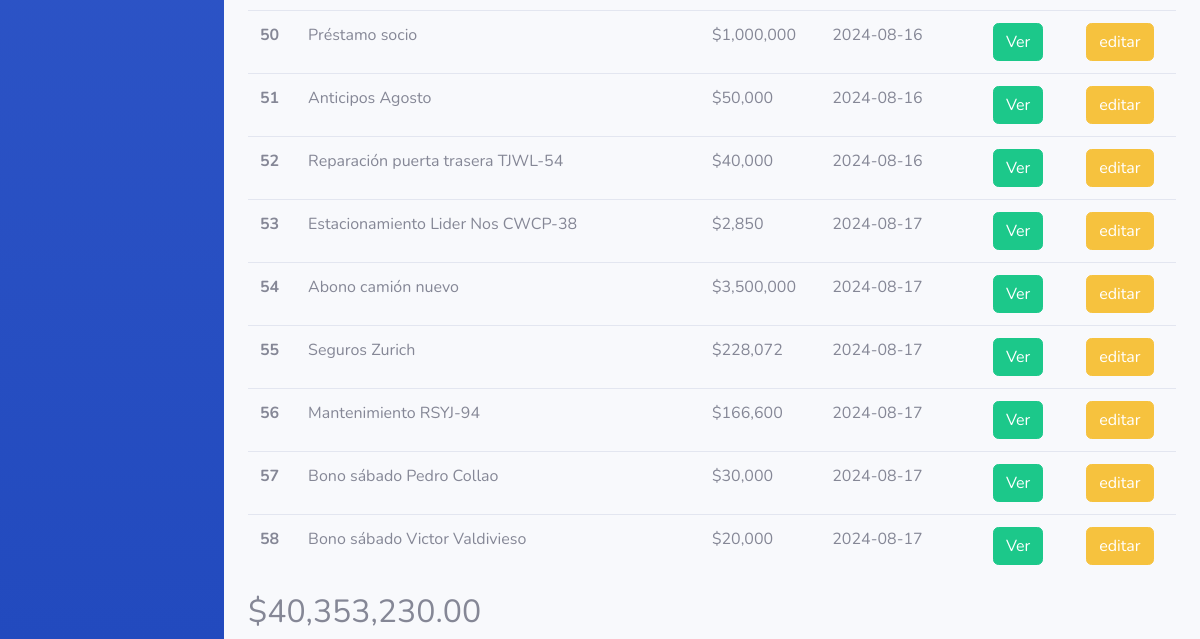
Before: /php/egresosfiltrados.php (lower part) with the older database file.
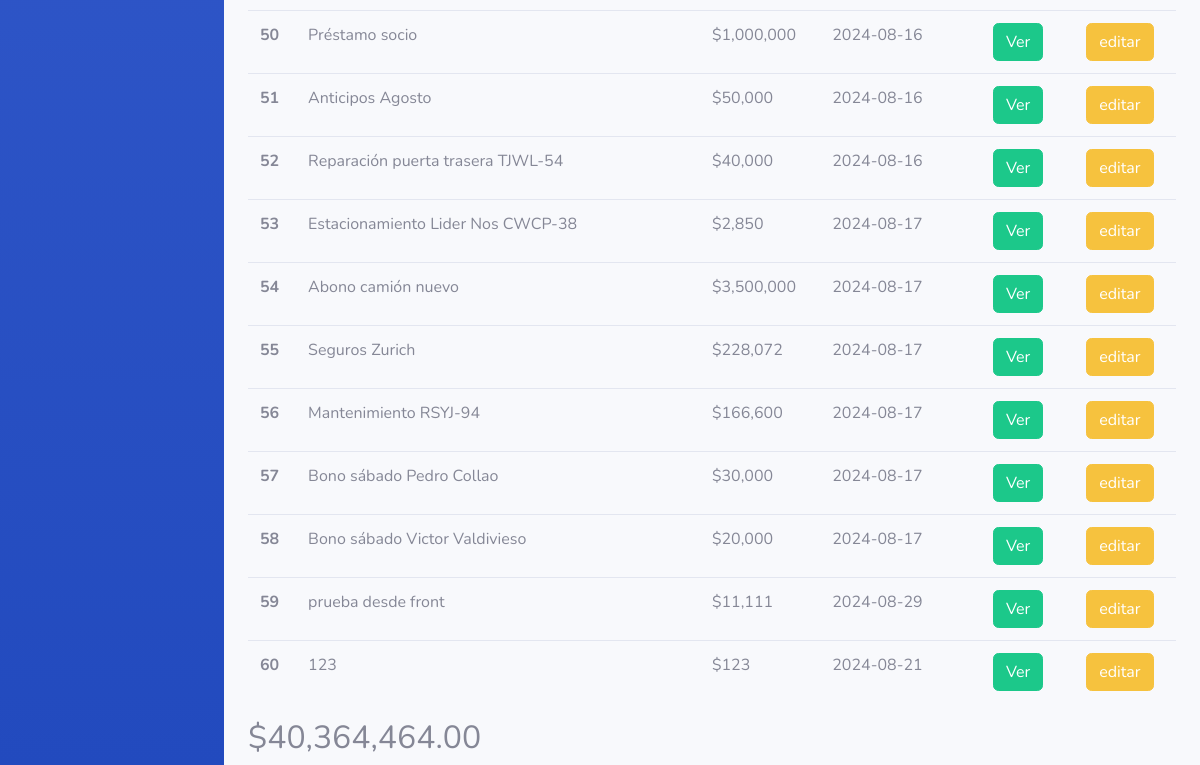
After: the same page with the newer database file.
### tables this page shows
CREATE TABLE `egresosmanuales` (
  `idEgresosManuales` int(11) NOT NULL,
  `descripcionEgresosManuales` text DEFAULT NULL,
  `montoEgresosManuales` double DEFAULT NULL,
  `fechaRegistrada` date DEFAULT NULL
);

### php/egresosmanuales.php (called while the page is built, shortened)
<?php
function sumatoriaEgresosManuales($listarEgresosmanuales)
{
    $total = 0;
    $resultados = $listarEgresosmanuales;
    $tipoderepuesta = gettype($resultados);
    if ($tipoderepuesta == "array") {
        $total = 0;
        foreach ($resultados as $egreso) {
            $total += $egreso['montoEgresosManuales'];
        }
    } else if ($tipoderepuesta == "string") {
        $total = 0;
    }
    return $total;
}
function filtaregresosmanualesporfechas($con,$inicio,$fin){
    $mensaje = "no hay egresos registrados de la fecha: " . $inicio . ' hasta: ' . $fin;
    $usuarios = [];
    $sqlUsuarios = "SELECT * FROM egresosmanuales WHERE 1=1";
    $resultUsuarios = $con->query($sqlUsuarios);
    if ($resultUsuarios->num_rows > 0) {
        while ($rowUsuarios = $resultUsuarios->fetch_assoc()) {
            $usuarios[] = $rowUsuarios;
        }
    } else {
        return $mensaje;
    }
    return $usuarios;
}

### php/egresosfiltrados.php (the view, shortened to what this page needs)
<?php
include_once('conection.php');
include_once('egresosmanuales.php');
$fechaDesde=isset($_POST["desde"])?$_POST["desde"]:'';
$fechaHasta=isset($_POST["hasta"])?$_POST["hasta"]:'';
$egresos=filtaregresosmanualesporfechas($conexion,$fechaDesde,$fechaHasta);
$total=sumatoriaEgresosManuales($egresos);
?>
<!DOCTYPE html>
<html lang="en">
<head>
    <link href="../vendor/fontawesome-free/css/all.min.css" rel="stylesheet" type="text/css">
    <link href="../css/sb-admin-2.min.css" rel="stylesheet">
</head>
<body id="page-top">
    <div id="wrapper">
        <?php
            include_once('menucomponent.php');
            ?>
        <div id="content-wrapper" class="d-flex flex-column">
            <div id="content">
                <div class="container-fluid">
                    <table class="table">
                        <tbody>
                            <?php
                                $tipodeRespuesta=gettype($egresos);
                                if($tipodeRespuesta =='array'){
                                foreach ($egresos as $egreso) {
                                echo '
                                <tr>
                                <th scope="row">'.$egreso['idEgresosManuales'].'</th>
                                <td>'.$egreso['descripcionEgresosManuales'].'</td>
                                <td>$'.number_format($egreso['montoEgresosManuales']).'</td>
                                 <td>'.$egreso['fechaRegistrada'].'</td>
                                <td>
                                <form action="detalleEnvio.php" method="POST">
                                <input type="hidden" id="linkFoto" name="idEnvio" value="'.$egreso['idEgresosManuales'].'" />
                                <button type="submit" class="btn btn-success">Ver</button>
                                </form>
                                </td>
                                 <td>
                                <form action="editarEnvioView.php" method="POST">
                                <input type="hidden" id="linkFoto" name="idEnvio" value="'.$egreso['idEgresosManuales'].'" />
                                <button type="submit" class="btn btn-warning">editar</button>
                                </form>
                                </td>
                                 </tr>
                                ';
                            }}else if($tipodeRespuesta=='string'){
                                echo '<tr><td colspan="5">No se encontraron ingresos manuales.</td></tr>';
                            }
                            ?>
                        </tbody>
                    </table>
                    <h2><?php echo '$'.number_format($total,2,'.',',')?></h2>
                </div>
            </div>
        </div>
</body>
</html>

Changed rows visible on the page:
added egresosmanuales: idEgresosManuales "59", descripcionEgresosManuales "prueba desde front", montoEgresosManuales "11,111", fechaRegistrada "2024-08-29"
added egresosmanuales: idEgresosManuales "60", descripcionEgresosManuales "123", montoEgresosManuales "123", fechaRegistrada "2024-08-21"
Other visible differences:
$total: "40,353,230.00" → "40,364,464.00"
